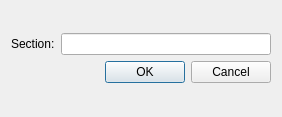
<?xml version="1.0" encoding="UTF-8"?>
<ui version="4.0">
 <class>Dialog</class>
 <widget class="QDialog" name="Dialog">
  <property name="geometry">
   <rect>
    <x>0</x>
    <y>0</y>
    <width>282</width>
    <height>117</height>
   </rect>
  </property>
  <property name="windowTitle">
   <string>New Section</string>
  </property>
  <layout class="QVBoxLayout" name="verticalLayout_2">
   <item>
    <layout class="QVBoxLayout" name="verticalLayout">
     <item>
      <layout class="QHBoxLayout" name="horizontalLayout">
       <item>
        <widget class="QLabel" name="label">
         <property name="text">
          <string>Section:</string>
         </property>
        </widget>
       </item>
       <item>
        <widget class="QLineEdit" name="asset_le"/>
       </item>
      </layout>
     </item>
     <item>
      <widget class="QDialogButtonBox" name="buttonBox">
       <property name="orientation">
        <enum>Qt::Horizontal</enum>
       </property>
       <property name="standardButtons">
        <set>QDialogButtonBox::Cancel|QDialogButtonBox::Ok</set>
       </property>
      </widget>
     </item>
    </layout>
   </item>
  </layout>
 </widget>
 <resources/>
 <connections>
  <connection>
   <sender>buttonBox</sender>
   <signal>accepted()</signal>
   <receiver>Dialog</receiver>
   <slot>accept()</slot>
   <hints>
    <hint type="sourcelabel">
     <x>248</x>
     <y>254</y>
    </hint>
    <hint type="destinationlabel">
     <x>157</x>
     <y>274</y>
    </hint>
   </hints>
  </connection>
  <connection>
   <sender>buttonBox</sender>
   <signal>rejected()</signal>
   <receiver>Dialog</receiver>
   <slot>reject()</slot>
   <hints>
    <hint type="sourcelabel">
     <x>316</x>
     <y>260</y>
    </hint>
    <hint type="destinationlabel">
     <x>286</x>
     <y>274</y>
    </hint>
   </hints>
  </connection>
 </connections>
</ui>
